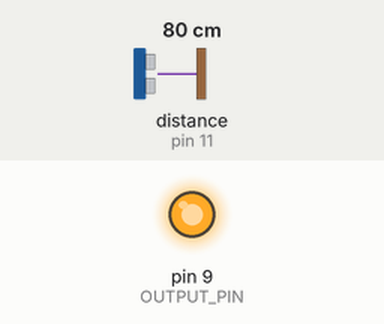
This sketch was run on a simulated Arduino Uno, built with avr-gcc and run on an emulated ATmega328P. Parts: output pins drawn as LEDs (lit = HIGH). The inputs (shaded band) are chosen by the test bench; at power-on: distance to the obstacle (sensor on pin 11) 80 cm. The echo pulse lasts 58.3 µs per cm; what the sketch prints to the serial monitor is not drawn.

Above: at 0.1 s.
At 2.1 s:
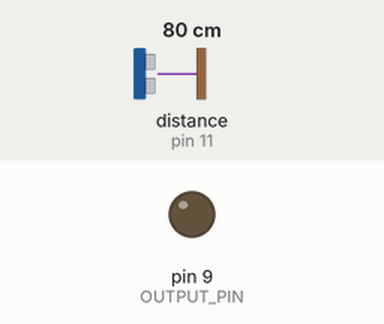
Timing chart, 0 to 3.6 s (numbered marks = the images above):
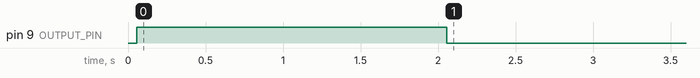

The sketch:

sonar_sensor_detect_change.ino
```cpp
//This sketch detects a change of more than 10 cm and light an LED

#include <NewPing.h>

#define TRIGGER_PIN  12
#define ECHO_PIN     11
#define MAX_DISTANCE 200
#define OUTPUT_PIN 9
#define DELTA 10
float value = 1000;

NewPing sonar(TRIGGER_PIN, ECHO_PIN, MAX_DISTANCE);

void setup() {
  Serial.begin(115200);
  pinMode(OUTPUT_PIN, OUTPUT);
}

void loop() {
  delay(50);
  int uS = sonar.ping_cm();
  if (uS > (value + DELTA) || (uS < value-10)){
    value = uS;
    Serial.print("Ping: ");
    Serial.print(uS);
    Serial.println("cm");
    digitalWrite(OUTPUT_PIN, HIGH);
    delay(2000);
    digitalWrite(OUTPUT_PIN, LOW);
  }

}
```

Measured:
- by itself, pin 9 (OUTPUT_PIN): LOW → HIGH at 0.06 s, → LOW 2.0 s later
